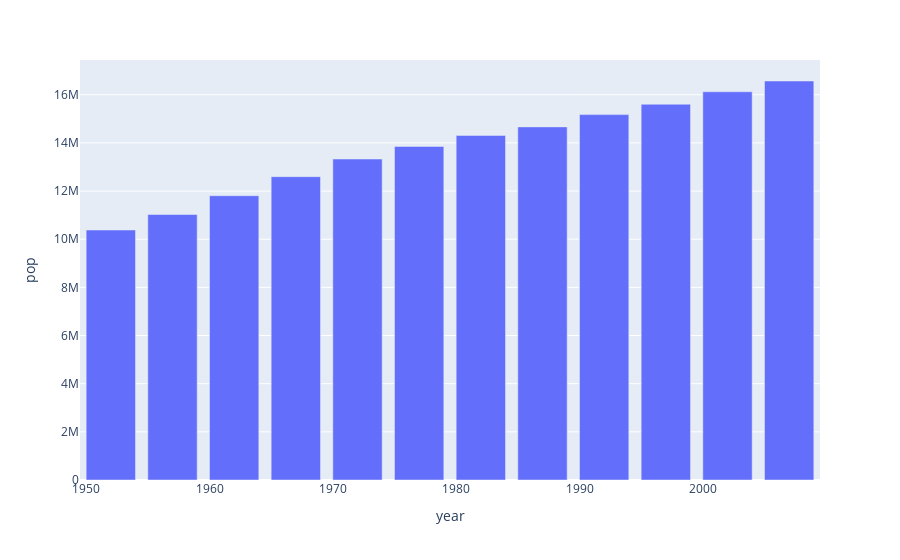

The cell this chart's notebook holds for it:
### Code cell
px.bar(data_ned, x='year', y='pop')

### Figure 1 — Plotly figure (JSON) as saved in the notebook; plotly's stock layout.template omitted (floating-point values rounded to 4 significant figures)
{"data": [{"alignmentgroup": "True", "hovertemplate": "year=%{x}<br>pop=%{y}<extra></extra>", "legendgroup": "", "marker": {"color": "#636efa"}, "name": "", "offsetgroup": "", "orientation": "v", "showlegend": false, "textposition": "auto", "type": "bar", "x": [1952, 1957, 1962, 1967, 1972, 1977, 1982, 1987, 1992, 1997, 2002, 2007], "xaxis": "x", "y": [10381988, 11026383, 11805689, 12596822, 13329874, 13852989, 14310401, 14665278, 15174244, 15604464, 16122830, 16570613], "yaxis": "y"}], "layout": {"barmode": "relative", "legend": {"tracegroupgap": 0}, "margin": {"t": 60}, "xaxis": {"anchor": "y", "domain": [0, 1], "title": {"text": "year"}}, "yaxis": {"anchor": "x", "domain": [0, 1], "title": {"text": "pop"}}}}
